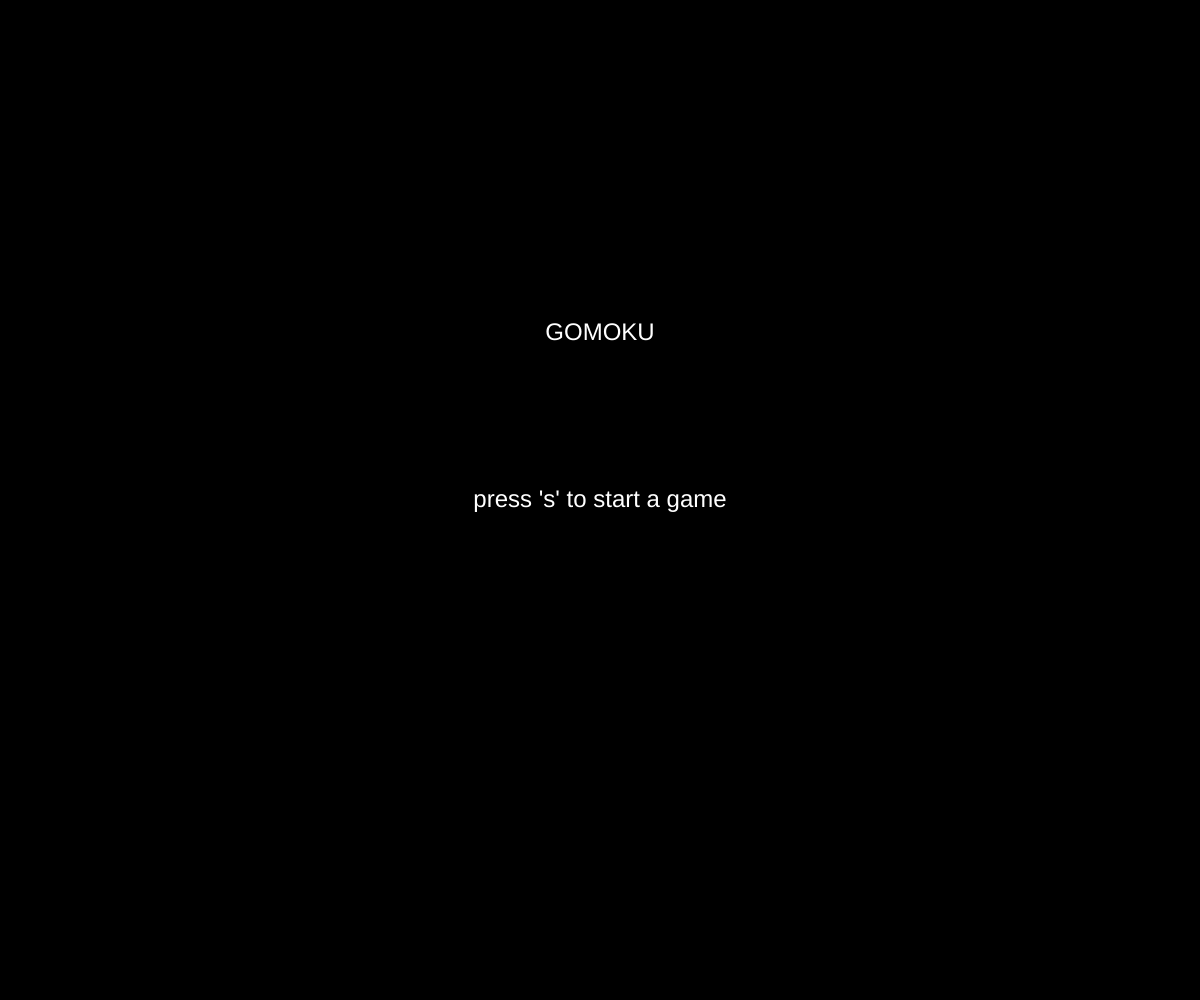
Frame 1 (no input)
Frame 60 (no input): identical to frame 1, image omitted
Frame 120 (the mouse pressed at the canvas centre since frame 60): identical to frame 1, image omitted

The p5.js sketch that drew this single still picture (run headless with seeded random() and noise() and a simulated clock; from frame 60 on, the mouse is pressed at the canvas centre):

// p5.js sketch
// ── sketch.js
// Gomoku
// 10/1/2020 - 

let state = "menu";
let turnState = "human";

let cellSize;
const BOARDDIMENSION = 18; // visable grid displayed on the board
const PLAYDIMENSION = 19; // invisable grid to place pieces on

let centerBoardX;
let centerBoardY;
let centerPlayX;
let centerPlayY;

let board = [];

let currentMove = "white";
let winner;


function setup() {
  createCanvas(windowWidth, windowHeight);
  // background(218, 184, 136); //Wooden board color

  if (windowWidth <= windowHeight) {
    cellSize = windowWidth / 20;
  }
  else {
    cellSize = windowHeight / 20;
  }
  
  //determining the padding distance to center the grid
  centerBoardX = (windowWidth - cellSize * BOARDDIMENSION) /2;
  centerBoardY = (windowHeight - cellSize * BOARDDIMENSION) /2;

  // determining the padding distance is center the playing grid
  centerPlayX = (windowWidth - cellSize * PLAYDIMENSION) /2;
  centerPlayY = (windowHeight - cellSize * PLAYDIMENSION) /2;

}

function draw() {
  displayMenu();

  restart();
  returnToMenu();
  playerTurnBar();

  checkWin();
  displayWin();
  computerMove();
}

//menu interface - switching between the states of menu and game
function keyPressed() {
  if (key === "s") {
    gameSetup();
    state = "play";
  }
}

function gameSetup() {
  background(218, 184, 136);
  displayBoard();
  generatePlayBoard();
  currentMove = "black";
  state = "play";
}

function displayWin() {
  if (state === "win") {
    if (winner === "W"){
      //winner message - white
      fill(255, 255, 255, 10);
      // rectMode(CENTER);
      rect(width/2 - width * 0.3, height/2 - height * 0.25/2, width * 0.6, height * 0.25);
      fill("black");
      textSize(width * 0.05);
      textAlign(CENTER, CENTER);
      text("White Wins", width/2, height/2);
    }
    else if (winner === "B") {
      //winner message - black
      fill(0, 0, 0, 10);
      // rectMode(CENTER);
      rect(width/2 - width * 0.3, height/2 - height * 0.25/2, width * 0.6, height * 0.25);
      fill("white");
      textSize(width * 0.05);
      textAlign(CENTER, CENTER);
      text("Black Wins", width/2, height/2);
    }
  }
}

//restart button
function restart() {
  if (state === "win" || state === "play") {
    fill("black");
    rect(width * 0.8, height * 0.8, width*0.15, height * 0.1);
    fill("white");
    textSize(width * 0.02);
    text("Restart", width * 0.8 + width*0.15/2, height * 0.8 + height * 0.1/2);
    if (mouseX > width * 0.8 && mouseX < width * 0.8 + width*0.15 && mouseY >  height * 0.8 && mouseY <  height * 0.8 + height * 0.1) {
      fill("white");
      rect(width * 0.8, height * 0.8, width*0.15, height * 0.1);
      fill("black");
      text("Restart", width * 0.8 + width*0.15/2, height * 0.8 + height * 0.1/2);
      if(mouseIsPressed) {
        gameSetup();
      }
    }
  }
}

function returnToMenu() {
  if (state === "win" || state === "play") {
    fill("black");
    rect(width * 0.8, height * 0.7, width*0.15, height * 0.1);
    fill("white");
    textSize(width * 0.02);
    text("Home", width * 0.8 + width*0.15/2, height * 0.7 + height * 0.1/2);
    if (mouseX > width * 0.8 && mouseX < width * 0.8 + width*0.15 && mouseY >  height * 0.7 && mouseY <  height * 0.7 + height * 0.1) {
      fill("white");
      rect(width * 0.8, height * 0.7, width*0.15, height * 0.1);
      fill("black");
      text("Home", width * 0.8 + width*0.15/2, height * 0.7 + height * 0.1/2);
      if(mouseIsPressed) {
        state = "menu";
      }
    }
  }
}

///////////////////////////////////////////////////////////////////////////////////////////////////////////////////////////////

//game elements
function displayMenu() {
  if (state === "menu") {
    background(0);
    fill("white");
    textSize(width * 0.02);
    textAlign(CENTER, CENTER);
    text("GOMOKU", width/2, height/3);
    text("press 's' to start a game", width/2, height/2);
  }
}

function playerTurnBar() {
  if (state === "play" || state === "win") {
    fill(currentMove);
    rect(centerBoardX, height * 0.98, cellSize * BOARDDIMENSION, height * 0.01);
  }
}

//displaying the playing board
function displayBoard() {
  background(218, 184, 136);
  for (let x = 0; x < BOARDDIMENSION; x ++) {
    for (let y = 0; y < BOARDDIMENSION; y ++) {
      stroke(0);
      noFill();
      square(cellSize * x + centerBoardX, cellSize * y + centerBoardY, cellSize);
    }
  }
}

//generating board for play pieces to appear on
function generatePlayBoard() {
  board = [];
  for (let x = 0; x < PLAYDIMENSION; x ++) {
    board.push([]);
    for (let y = 0; y < PLAYDIMENSION; y ++) {
      noStroke();
      noFill();
      square(cellSize * x + centerPlayX, cellSize * y + centerPlayY, cellSize);
      board[x].push(null);
    }
  }
  return board;
}

//placing playing pieces
function mousePressed() {
  if (state === "play" && turnState === "human") {
    // corX and corY adjusting for the centered grid
    let corX = floor(mouseX/cellSize - centerPlayX/cellSize); 
    let corY = floor(mouseY/cellSize - centerPlayY/cellSize);
    placeMarker(corX, corY);
    console.log(corX, corY);
  }
}

//saving information of current cell i.e. black, white, and null into the 2D-array
function placeMarker(x, y) {
  if (board[y][x] === null) {
    if (currentMove === "white") {
      board[y][x] = "W";
      fill(currentMove);
      circle(cellSize * x + centerPlayX + cellSize/2, cellSize * y + centerPlayY + cellSize/2, cellSize * 0.85);
      currentMove = "black";
    }
    else {
      board[y][x] = "B";
      fill(currentMove);
      circle(cellSize * x + centerPlayX + cellSize/2, cellSize * y + centerPlayY + cellSize/2, cellSize * 0.85);
      currentMove = "white";
    }
    turnState = "computer";
    return board;
  }
}

//Checking for 5 in a row;
function checkWin() {
  if (state === "play") {
    //horozontal
    for(let x = 0; x < board.length; x ++) {
      for (let y = 0; y < board.length; y ++) {
        if (board[y][x] !== null) {
          //horozontal
          if (x < board.length - 4) { //checking boundaries 
            if (board[y][x] === board[y][x + 1]) {
              if (board[y][x] === board[y][x + 2]) {
                if (board[y][x] === board[y][x + 3]) {
                  if (board[y][x] === board[y][x + 4]) {
                    winner = board[y][x];
                    state = "win";
                    return winner;
                  }
                }
              }
            }
          }
          //vertical
          if (y < board.length - 4) {
            if ((board[y][x] === board[y + 1][x]) && (board[y][x] === board[y + 2][x]) && (board[y][x] === board[y + 3][x]) && (board[y][x] === board[y + 4][x])) {
              winner = board[y][x];
              state = "win";
              return winner;
            }
          }
          //diagonal down-right
          if (y < board.length - 4 && x < board.length - 4) {
            if ((board[y][x] === board[y + 1][x + 1]) && (board[y][x] === board[y + 2][x + 2]) && (board[y][x] === board[y + 3][x + 3]) && (board[y][x] === board[y + 4][x + 4])) {
              winner = board[y][x];
              state = "win";
              return winner;
            }
          }
          //diagonal up-right
          if (x < board.length - 4 && y > 3) {
            if ((board[y][x] === board[y - 1][x + 1]) && (board[y][x] === board[y - 2][x + 2]) && (board[y][x] === board[y - 3][x + 3]) && (board[y][x] === board[y - 4][x + 4])) {
              winner = board[y][x];
              state = "win";
              return winner;
            }
          }
        }
      }
    }
  }
}

function computerMove() {
  if (state === "play" && turnState === "computer") {
    for(let x = 0; x < board.length; x ++) {
      for (let y = 0; y < board.length; y ++) {
        if (currentMove === "black") {
          if (board[y][x] === null) {
            board[y][x] = "B";
            fill(currentMove);
            circle(cellSize * x + centerPlayX + cellSize/2, cellSize * y + centerPlayY + cellSize/2, cellSize * 0.85);
            currentMove = "white";
            turnState = "human";
            return board;
          }
        }
        else if (currentMove === "white") {
          if (board[y][x] === null) {
            board[y][x] = "W";
            fill(currentMove);
            circle(cellSize * x + centerPlayX + cellSize/2, cellSize * y + centerPlayY + cellSize/2, cellSize * 0.85);
            currentMove = "black";
            turnState = "human";
            return board;
          }
        }
      }
    }
  }
}
